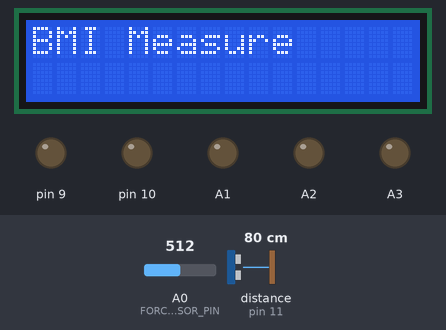
A sketch run on a simulated Arduino Uno, built with avr-gcc and run on an emulated ATmega328P. On the bench: 16×2 character LCD, output pins drawn as LEDs (lit = HIGH). Wiring (inferred from the names in the program): ultrasonic range finder: trigger pin 12; echo pin 11. Inputs (shaded band) come from the test bench; at power-on: distance to the obstacle (sensor on pin 11) 80 cm, A0 (FORCE_SENSOR_PIN) = 512. The echo pulse lasts 58.3 µs per cm; pins used as bus, display or sensor lines are not drawn; what the sketch prints to the serial monitor is not drawn.

Above: at 0.1 s.
3.3 s: distance to the obstacle (sensor on pin 11) set to 2 cm
At 15.7 s:
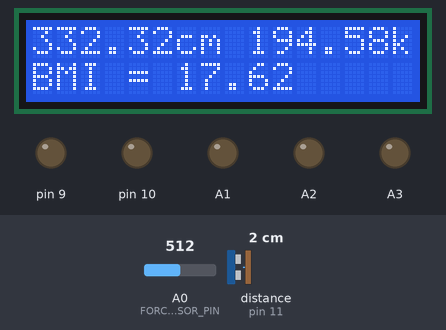
16.6 s: distance to the obstacle (sensor on pin 11) set to 9 cm
At 27.4 s:
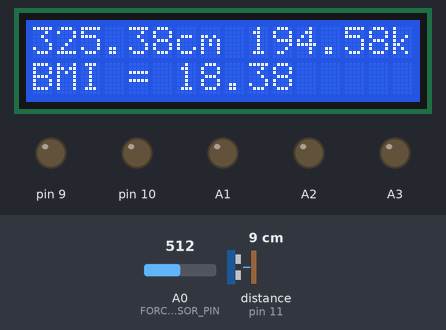
30.6 s: distance to the obstacle (sensor on pin 11) set to 12 cm
At 40.5 s:
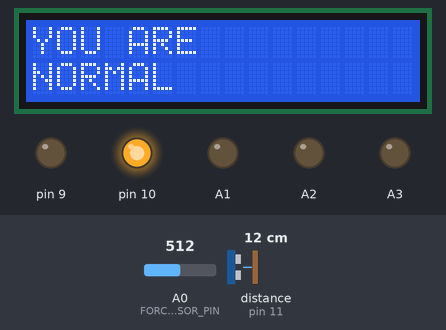
44.6 s: distance to the obstacle (sensor on pin 11) set to 51 cm
At 48.6 s:
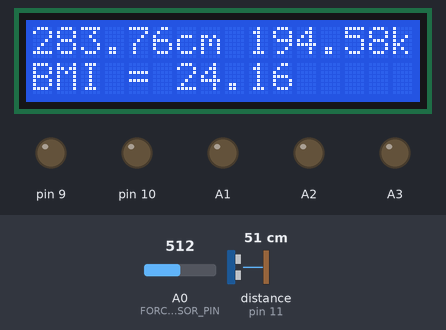
52.8 s: distance to the obstacle (sensor on pin 11) set to 60 cm
At 63.1 s:
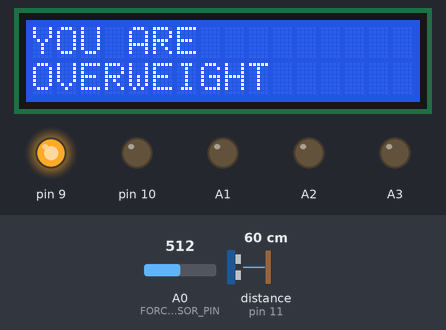
63.7 s: distance to the obstacle (sensor on pin 11) set to 75 cm
At 71.2 s:
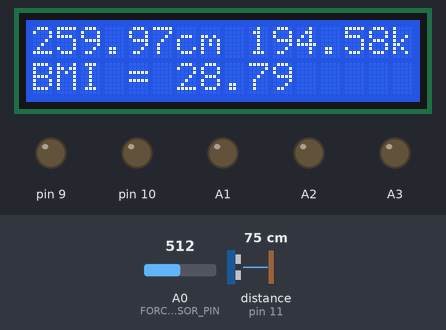
74.7 s: distance to the obstacle (sensor on pin 11) set to 86 cm
Timing chart, 0 to 85.8 s (numbered marks = the images above; inputs shaded):
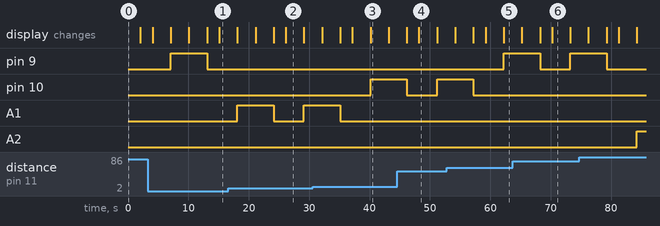

The sketch:

bmi_calculator_with_suggestions_final_1.ino
```cpp
#include<LiquidCrystal.h>
#define FORCE_SENSOR_PIN A0 // the FSR and 10K pulldown are connected to A0
const int trigPin = 12;
const int echoPin = 11;
double distanceCm;
long duration;
double height;
double bmi;
double analogReadingWeight;
double w1;

const int rs = 2;
const int en = 3;
const int d4 = 4;
const int d5 = 5;
const int d6 = 6;
const int d7 = 7;
LiquidCrystal lcd(rs, en, d4, d5, d6, d7);

void setup() {
  pinMode (FORCE_SENSOR_PIN, INPUT);
  lcd.begin(16, 2);
  pinMode(A1, OUTPUT);
  pinMode(10, OUTPUT);
  pinMode(9, OUTPUT);
  pinMode(A2, OUTPUT);
  pinMode(A3, OUTPUT);
  Serial.begin(9600);
  pinMode(trigPin, OUTPUT);
  pinMode(echoPin, INPUT);
  lcd.print("BMI Measure");
  delay(2000);
  lcd.clear();
}

void loop() {
 lcd.setCursor(0, 0);
   /*double analogReading = analogRead(FORCE_SENSOR_PIN);
  double newton = exp((analogReading-555.53)/156.34);
  double analogReadingWeight = 446-(100*(newton*.224));
  analogReadingWeight = analogReadingWeight / 2.205;

  Serial.print("Weight := ");
  Serial.print(analogReadingWeight);
  Serial.println(" kg");*/
   double analogReading = analogRead(FORCE_SENSOR_PIN);
  double newton = exp((analogReading-555.53)/156.34);
  double analogReadingWeight = 446-(100*(newton*.224));
  analogReadingWeight = analogReadingWeight / 2.205;

  Serial.print("Weight := ");
  Serial.print(analogReadingWeight);
  Serial.println(" kg");


  //Distance Formulas
  digitalWrite(trigPin, LOW);
  delayMicroseconds(2);
  digitalWrite(trigPin, HIGH);
  delayMicroseconds(10);
  digitalWrite(trigPin, LOW);
  duration = pulseIn(echoPin, HIGH);
  distanceCm = duration * 0.0340 / 2;
  //height = ( distanceCm);
  delay(1000);
  double HeightCm=334.00 - distanceCm;
  Serial.print("Height := ");
  Serial.print(HeightCm);
  Serial.println(" cm");

  bmi = analogReadingWeight / ((HeightCm/100)*(HeightCm/100));
  Serial.print("BMI = ");
  Serial.println(bmi);

  delay(1000);

  lcd.print(HeightCm);
  lcd.print("cm ");
  lcd.print(analogReadingWeight);
  lcd.print("kg");
  lcd.setCursor(0, 1);
  lcd.print("BMI = ");
  lcd.print(bmi);

  /*
  delay(3000);
  for (int positionCounter = 0; positionCounter < 1; positionCounter++) {
    lcd.scrollDisplayLeft(); // scroll one position left:
    delay(500);              // wait a bit
  }
  */

  delay(3000);
  lcd.clear();

  //Categorizing BMI and turning on corresponding LEDs
  if (bmi<18.5){
    Serial.println ("UNDERWEIGHT");

    lcd.print("YOU ARE            ");
    lcd.setCursor(0, 1);
    lcd.print("UNDERWEIGHT                 ");
    digitalWrite (A1,HIGH);
    delay(3000);


    lcd.clear();
    lcd.print("GAIN WEIGHT                 ");
    lcd.setCursor(0, 1);
    lcd.print("2450 CAL/DAY");
    delay(3000);
    lcd.clear();
    digitalWrite (A1,LOW);
  }
  else if (bmi>18.5&&bmi<25){
    Serial.println ("NORMAL             ");

    lcd.print("YOU ARE            ");
    lcd.setCursor(0, 1);
    lcd.print("NORMAL                  ");
    digitalWrite (10,HIGH);
    delay(3000);
    lcd.clear();
    lcd.print("MAINTAIN WEIGHT                 ");
    lcd.setCursor(0, 1);
    lcd.print("2382 CAL/DAY");
    delay(3000);
    lcd.clear();
    digitalWrite (10,LOW);
  }
  else if (bmi>=25&&bmi<30){

    lcd.print("YOU ARE            ");
    lcd.setCursor(0, 1);
    Serial.println ("OVERWEIGHT");
    lcd.print("OVERWEIGHT             ");
    digitalWrite (9,HIGH);
    delay(3000);
    lcd.clear();
    lcd.print("LOSE WEIGHT                 ");
    lcd.setCursor(0, 1);
    lcd.print("2465 CAL/DAY");
    delay(3000);
    lcd.clear();
    digitalWrite (9,LOW);
  }
  else if (bmi>=30&&bmi<35){
    Serial.println ("OBESE");

    lcd.print("YOU ARE            ");
    lcd.setCursor(0, 1);
    lcd.print("OBESE                     ");
    digitalWrite (A2,HIGH);
    delay(3000);
    lcd.clear();
    lcd.print("LOSE WEIGHT                 ");
    lcd.setCursor(0, 1);
    lcd.print("2414 CAL/DAY");
    delay(3000);
    lcd.clear();
    digitalWrite (A2,LOW);
  }
  else if (bmi>=35){
    Serial.println ("SEVERELY OBESE");

    lcd.print("YOU ARE            ");
    lcd.setCursor(0, 1);
    lcd.print("SEVERELY OBESE                ");
    digitalWrite (A3,HIGH);
    delay(3000);
    lcd.clear();
    lcd.print("LOSE WEIGHT                 ");
    lcd.setCursor(0, 1);
    lcd.print("1914 CAL/DAY");
    delay(3000);
    lcd.clear();
    digitalWrite (A3,LOW);
  }
}
```

Scripts.cpp
```cpp
#include<LiquidCrystal.h>
#define FORCE_SENSOR_PIN A0 // the FSR and 10K pulldown are connected to A0
const int trigPin = 12;
const int echoPin = 11;
double distanceCm;
long duration;
double height;
double bmi;
double analogReadingWeight;
double w1;

const int rs = 2;
const int en = 3;
const int d4 = 4;
const int d5 = 5;
const int d6 = 6;
const int d7 = 7;
LiquidCrystal lcd(rs, en, d4, d5, d6, d7);

void setup() {
  pinMode (FORCE_SENSOR_PIN, INPUT);
  lcd.begin(16, 2);
  pinMode(A1, OUTPUT);
  pinMode(10, OUTPUT);
  pinMode(9, OUTPUT);
  pinMode(A2, OUTPUT);
  pinMode(A3, OUTPUT);
  Serial.begin(9600);
  pinMode(trigPin, OUTPUT);
  pinMode(echoPin, INPUT);
  lcd.print("BMI Measure");
  delay(2000);
  lcd.clear();
}

void loop() {
 lcd.setCursor(0, 0);
   /*double analogReading = analogRead(FORCE_SENSOR_PIN);
  double newton = exp((analogReading-555.53)/156.34);
  double analogReadingWeight = 446-(100*(newton*.224));
  analogReadingWeight = analogReadingWeight / 2.205;

  Serial.print("Weight := ");
  Serial.print(analogReadingWeight);
  Serial.println(" kg");*/
   double analogReading = analogRead(FORCE_SENSOR_PIN);
  double newton = exp((analogReading-555.53)/156.34);
  double analogReadingWeight = 446-(100*(newton*.224));
  analogReadingWeight = analogReadingWeight / 2.205;

  Serial.print("Weight := ");
  Serial.print(analogReadingWeight);
  Serial.println(" kg");


  //Distance Formulas
  digitalWrite(trigPin, LOW);
  delayMicroseconds(2);
  digitalWrite(trigPin, HIGH);
  delayMicroseconds(10);
  digitalWrite(trigPin, LOW);
  duration = pulseIn(echoPin, HIGH);
  distanceCm = duration * 0.0340 / 2;
  //height = ( distanceCm);
  delay(1000);
  double HeightCm=334.00 - distanceCm;
  Serial.print("Height := ");
  Serial.print(HeightCm);
  Serial.println(" cm");

  bmi = analogReadingWeight / ((HeightCm/100)*(HeightCm/100));
  Serial.print("BMI = ");
  Serial.println(bmi);

  delay(1000);

  lcd.print(HeightCm);
  lcd.print("cm ");
  lcd.print(analogReadingWeight);
  lcd.print("kg");
  lcd.setCursor(0, 1);
  lcd.print("BMI = ");
  lcd.print(bmi);

  /*
  delay(3000);
  for (int positionCounter = 0; positionCounter < 1; positionCounter++) {
    lcd.scrollDisplayLeft(); // scroll one position left:
    delay(500);              // wait a bit
  }
  */

  delay(3000);
  lcd.clear();

  //Categorizing BMI and turning on corresponding LEDs
  if (bmi<18.5){
    Serial.println ("UNDERWEIGHT");

    lcd.print("YOU ARE            ");
    lcd.setCursor(0, 1);
    lcd.print("UNDERWEIGHT                 ");
    digitalWrite (A1,HIGH);
    delay(3000);


    lcd.clear();
    lcd.print("GAIN WEIGHT                 ");
    lcd.setCursor(0, 1);
    lcd.print("2450 CAL/DAY");
    delay(3000);
    lcd.clear();
    digitalWrite (A1,LOW);
  }
  else if (bmi>18.5&&bmi<25){
    Serial.println ("NORMAL             ");

    lcd.print("YOU ARE            ");
    lcd.setCursor(0, 1);
    lcd.print("NORMAL                  ");
    digitalWrite (10,HIGH);
    delay(3000);
    lcd.clear();
    lcd.print("MAINTAIN WEIGHT                 ");
    lcd.setCursor(0, 1);
    lcd.print("2382 CAL/DAY");
    delay(3000);
    lcd.clear();
    digitalWrite (10,LOW);
  }
  else if (bmi>=25&&bmi<30){

    lcd.print("YOU ARE            ");
    lcd.setCursor(0, 1);
    Serial.println ("OVERWEIGHT");
    lcd.print("OVERWEIGHT             ");
    digitalWrite (9,HIGH);
    delay(3000);
    lcd.clear();
    lcd.print("LOSE WEIGHT                 ");
    lcd.setCursor(0, 1);
    lcd.print("2465 CAL/DAY");
    delay(3000);
    lcd.clear();
    digitalWrite (9,LOW);
  }
  else if (bmi>=30&&bmi<35){
    Serial.println ("OBESE");

    lcd.print("YOU ARE            ");
    lcd.setCursor(0, 1);
    lcd.print("OBESE                     ");
    digitalWrite (A2,HIGH);
    delay(3000);
    lcd.clear();
    lcd.print("LOSE WEIGHT                 ");
    lcd.setCursor(0, 1);
    lcd.print("2414 CAL/DAY");
    delay(3000);
    lcd.clear();
    digitalWrite (A2,LOW);
  }
  else if (bmi>=35){
    Serial.println ("SEVERELY OBESE");

    lcd.print("YOU ARE            ");
    lcd.setCursor(0, 1);
    lcd.print("SEVERELY OBESE                ");
    digitalWrite (A3,HIGH);
    delay(3000);
    lcd.clear();
    lcd.print("LOSE WEIGHT                 ");
    lcd.setCursor(0, 1);
    lcd.print("1914 CAL/DAY");
    delay(3000);
    lcd.clear();
    digitalWrite (A3,LOW);
  }
}
```

Measured:
- the behaviour switches between 10 and 11 cm on distance to the obstacle (sensor on pin 11) (found by bisection; images 2 and 3)
- the behaviour switches between 55 and 56 cm on distance to the obstacle (sensor on pin 11) (found by bisection; images 4 and 5)
- after the input at 30.6 s, pin 10: LOW → HIGH after 9.6 s; A1: goes on until 35.1 s, then stays LOW
- after the input at 52.8 s, pin 9: LOW → HIGH after 9.4 s; pin 10: goes on until 57.2 s, then stays LOW
- after the input at 74.7 s, pin 9: goes on until 79.3 s, then stays LOW; A2: LOW → HIGH after 9.6 s
- what the display in image 2 shows lasts 3.0 s, from 26.1 s to 29.1 s
